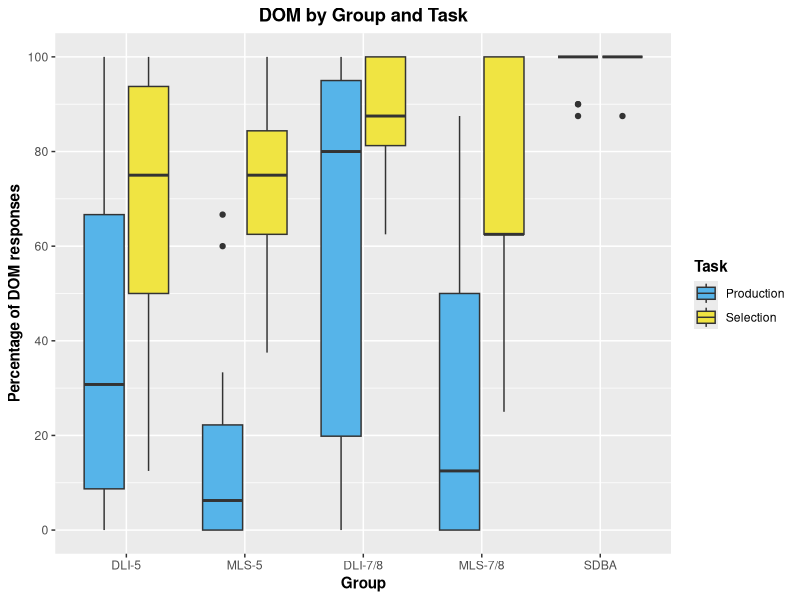
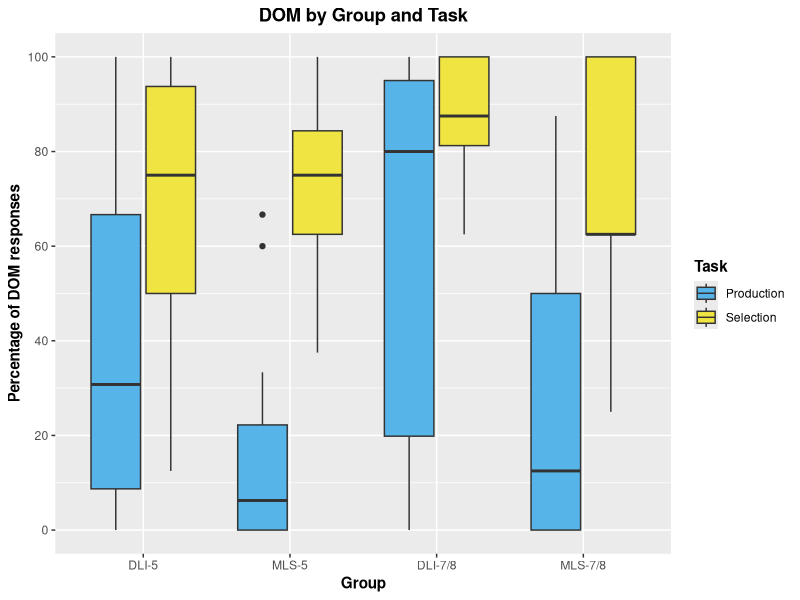
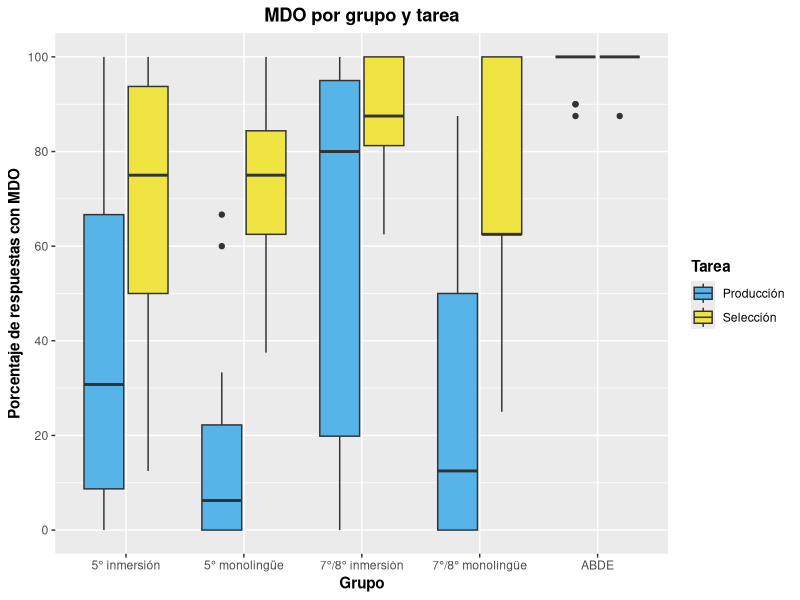
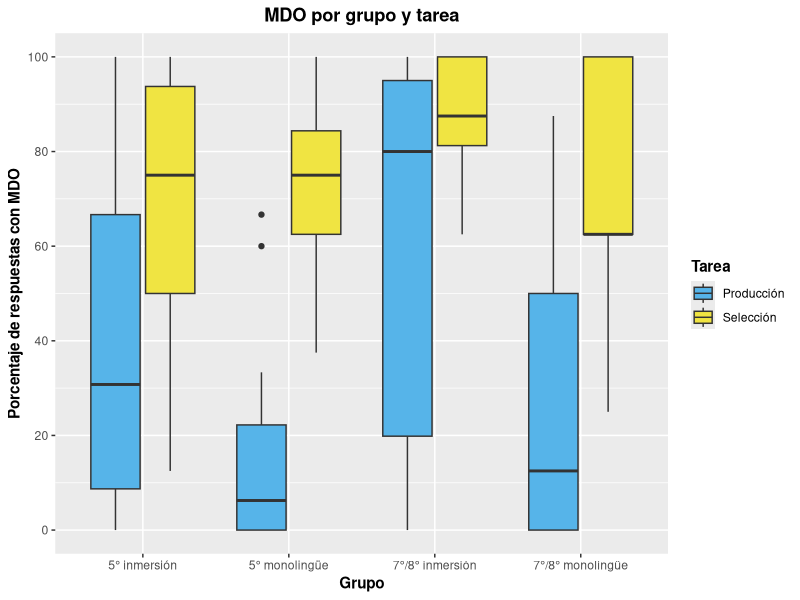

Write the R code that produced these figures, in order.
library(tidyverse)


# Prepare and load data
## EPT
SDB_EPT <- read_csv("./CSV Files/SDB/SDB DOM EPT.csv") %>%
  filter(Item %in% c("EPT-02", "EPT-08", "EPT-12", "EPT-14", "EPT-20", "EPT-24", "EPT-26", "EPT-32", "EPT-38", "EPT-42")) %>% 
  mutate(Group = "SDBA")

DLI78_EPT <- read_csv("./CSV Files/DLI-78/DLI-78 DOM EPT.csv")

MLS78_EPT <- read_csv("./CSV Files/MLS-78/MLS-78 DOM EPT.csv") %>% 
  filter(!School == "GBCS")

DLI5_EPT <- read_csv("./CSV Files/DLI-5/DLI-5 DOM EPT.csv")

MLS5_EPT <- read_csv("./CSV Files/MLS-5/MLS-5 DOM EPT.csv") %>% 
  filter(!School == "GBCS")


## FCT
SDB_FCT <- read_csv("./CSV Files/SDB/SDB DOM FCT.csv") %>%
  mutate(Group = "SDBA")

DLI78_FCT <- read_csv("./CSV Files/DLI-78/DLI-78 DOM FCT.csv")

MLS78_FCT <- read_csv("./CSV Files/MLS-78/MLS-78 DOM FCT.csv") %>% 
  filter(!School == "GBCS")

DLI5_FCT <- read_csv("./CSV Files/DLI-5/DLI-5 DOM FCT.csv")

MLS5_FCT <- read_csv("./CSV Files/MLS-5/MLS-5 DOM FCT.csv")


## Join and summarize data
EPT <- rbind(SDB_EPT, DLI78_EPT, MLS78_EPT, DLI5_EPT, MLS5_EPT) %>% 
  group_by(Part_ID, Group) %>%
  summarize(Total_Subj = sum(DOM_Use, na.rm = TRUE),
            Total_Responses = sum(!is.na(DOM_Use)),
            Ratio = Total_Subj/Total_Responses) %>% 
  mutate(Task = "Production",
         Ratio = (Ratio*100))


FCT <- rbind(SDB_FCT, DLI78_FCT, MLS78_FCT, DLI5_FCT, MLS5_FCT) %>% 
  group_by(Part_ID, Group) %>%
  summarize(Total_Subj = sum(DOM_Use, na.rm = TRUE),
            Total_Responses = sum(!is.na(DOM_Use)),
            Ratio = Total_Subj/Total_Responses) %>% 
  mutate(Task = "Selection",
         Ratio = (Ratio*100))

Aggregate <- rbind(EPT, FCT)
Aggregate$Group <- factor(Aggregate$Group, levels = c("DLI-5", "MLS-5", "DLI-7/8", "MLS-7/8", "SDBA"))


## Create heritage dataset
Aggregate_Heritage <- Aggregate %>% 
  filter(!Group == "SDBA")
Aggregate_Heritage$Group <- factor(Aggregate_Heritage$Group, c("DLI-5", "MLS-5", "DLI-7/8", "MLS-7/8"))


# Create graphs in English
## With SDBAs
Aggregate %>% 
  ggplot(aes(x = Group, y = Ratio, fill = Task)) +
  geom_boxplot() +
  scale_y_continuous(breaks = seq (0, 100, 20),
                     limits = c(0, 100)) +
  scale_fill_manual(values = c("#56B4E9", "#F0E442")) +
  labs(x = "Group", y = "Percentage of DOM responses", title = "DOM by Group and Task") +
  theme(axis.title = element_text(face = "bold"),
        plot.title = element_text(hjust = 0.5, face = "bold"),
        legend.title = element_text(face = "bold"))


## Without SDBAs
Aggregate_Heritage %>% 
  ggplot(aes(x = Group, y = Ratio, fill = Task)) +
  geom_boxplot() +
  scale_y_continuous(breaks = seq (0, 100, 20),
                     limits = c(0, 100)) +
  scale_fill_manual(values = c("#56B4E9", "#F0E442")) +
  labs(x = "Group", y = "Percentage of DOM responses", title = "DOM by Group and Task") +
  theme(axis.title = element_text(face = "bold"),
        plot.title = element_text(hjust = 0.5, face = "bold"),
        legend.title = element_text(face = "bold"))


# Create graphs in Spanish
## With SDBAs
Aggregate %>% 
  ggplot(aes(x = Group, y = Ratio, fill = Task)) +
  geom_boxplot() +
  scale_y_continuous(breaks = seq (0, 100, 20),
                     limits = c(0, 100)) +
  scale_x_discrete(labels = c("5° inmersión", "5° monolingüe", "7°/8° inmersión", "7°/8° monolingüe", "ABDE")) +
  scale_fill_manual(values = c("#56B4E9", "#F0E442"), labels = c("Producción", "Selección")) +
  labs(x = "Grupo", y = "Porcentaje de respuestas con MDO", title = "MDO por grupo y tarea", fill = "Tarea") +
  theme(axis.title = element_text(face = "bold"),
        plot.title = element_text(hjust = 0.5, face = "bold"),
        legend.title = element_text(face = "bold"))


## Without SDBAs
Aggregate_Heritage %>% 
  ggplot(aes(x = Group, y = Ratio, fill = Task)) +
  geom_boxplot() +
  scale_y_continuous(breaks = seq (0, 100, 20),
                     limits = c(0, 100)) +
  scale_x_discrete(labels = c("5° inmersión", "5° monolingüe", "7°/8° inmersión", "7°/8° monolingüe")) +
  scale_fill_manual(values = c("#56B4E9", "#F0E442"), labels = c("Producción", "Selección")) +
  labs(x = "Grupo", y = "Porcentaje de respuestas con MDO", title = "MDO por grupo y tarea", fill = "Tarea") +
  theme(axis.title = element_text(face = "bold"),
        plot.title = element_text(hjust = 0.5, face = "bold"),
        legend.title = element_text(face = "bold"))
